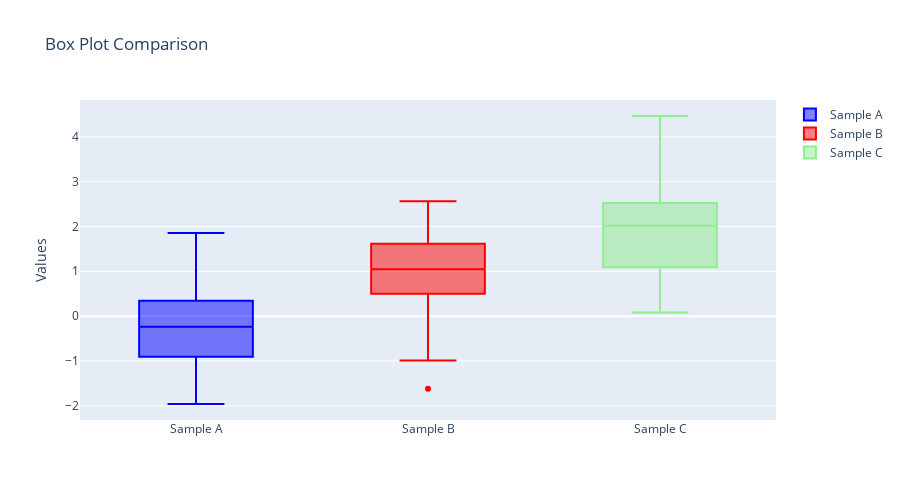

Here is the notebook cell this chart was saved with:
### Code cell
# Create the figure
fig = go.Figure()

# Add box plots for each sample
fig.add_trace(go.Box(y=y0, name='Sample A', 
                    marker_color='blue'))
fig.add_trace(go.Box(y=y1, name='Sample B', 
                    marker_color='#ff0000'))
fig.add_trace(go.Box(y=y2, name='Sample C', 
                    marker_color='lightgreen'))

# Update layout
fig.update_layout(
    title='Box Plot Comparison',
    showlegend=True,
    yaxis_title='Values',
    height=500
)

fig.show()

### Figure 1 — Plotly figure (JSON) as saved in the notebook; plotly's stock layout.template omitted (floating-point values rounded to 4 significant figures)
{"data": [{"marker": {"color": "blue"}, "name": "Sample A", "type": "box", "y": [0.4967, -0.1383, 0.6477, 1.523, -0.2342, -0.2341, 1.579, 0.7674, -0.4695, 0.5426, -0.4634, -0.4657, 0.242, -1.913, -1.725, -0.5623, -1.013, 0.3142, -0.908, -1.412, 1.466, -0.2258, 0.06753, -1.425, -0.5444, 0.1109, -1.151, 0.3757, -0.6006, -0.2917, -0.6017, 1.852, -0.0135, -1.058, 0.8225, -1.221, 0.2089, -1.96, -1.328, 0.1969, 0.7385, 0.1714, -0.1156, -0.3011, -1.479, -0.7198, -0.4606, 1.057, 0.3436, -1.763]}, {"marker": {"color": "#ff0000"}, "name": "Sample B", "type": "box", "y": [1.324, 0.6149, 0.3231, 1.612, 2.031, 1.931, 0.1608, 0.6908, 1.331, 1.976, 0.5208, 0.8143, -0.1063, -0.1962, 1.813, 2.356, 0.928, 2.004, 1.362, 0.3549, 1.361, 2.538, 0.9642, 2.565, -1.62, 1.822, 1.087, 0.701, 1.092, -0.9876, 0.7803, 1.357, 2.478, 0.4817, 0.1915, 0.4982, 1.915, 1.329, 0.4702, 1.513, 1.097, 1.969, 0.2979, 0.6723, 0.6079, -0.4635, 1.296, 1.261, 1.005, 0.7654]}, {"marker": {"color": "lightgreen"}, "name": "Sample C", "type": "box", "y": [0.5846, 1.579, 1.657, 1.198, 1.839, 2.404, 3.886, 2.175, 2.258, 1.926, 0.08123, 1.973, 2.06, 4.463, 1.808, 2.302, 1.965, 0.8313, 3.143, 2.752, 2.791, 1.091, 3.403, 0.5981, 2.587, 4.19, 1.009, 1.434, 2.1, 1.497, 0.4493, 2.069, 0.9377, 2.474, 1.081, 3.55, 1.217, 1.678, 2.814, 0.7691, 2.227, 3.307, 0.3925, 2.185, 2.26, 2.782, 0.763, 0.6795, 2.522, 2.297]}], "layout": {"height": 500, "showlegend": true, "title": {"text": "Box Plot Comparison"}, "yaxis": {"title": {"text": "Values"}}}}
